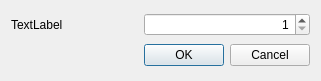
<?xml version="1.0" encoding="UTF-8"?>
<ui version="4.0">
 <class>DialogSetAbel</class>
 <widget class="QDialog" name="DialogSetAbel">
  <property name="geometry">
   <rect>
    <x>0</x>
    <y>0</y>
    <width>321</width>
    <height>81</height>
   </rect>
  </property>
  <property name="windowTitle">
   <string>Dialog</string>
  </property>
  <layout class="QGridLayout" name="gridLayout">
   <item row="0" column="0">
    <widget class="QLabel" name="labelAbel">
     <property name="sizePolicy">
      <sizepolicy hsizetype="Expanding" vsizetype="Preferred">
       <horstretch>0</horstretch>
       <verstretch>0</verstretch>
      </sizepolicy>
     </property>
     <property name="text">
      <string>TextLabel</string>
     </property>
    </widget>
   </item>
   <item row="1" column="1">
    <widget class="QDialogButtonBox" name="buttonBox">
     <property name="sizePolicy">
      <sizepolicy hsizetype="Minimum" vsizetype="Fixed">
       <horstretch>0</horstretch>
       <verstretch>0</verstretch>
      </sizepolicy>
     </property>
     <property name="standardButtons">
      <set>QDialogButtonBox::Cancel|QDialogButtonBox::Ok</set>
     </property>
    </widget>
   </item>
   <item row="0" column="1">
    <widget class="QSpinBox" name="spinNeighbours">
     <property name="alignment">
      <set>Qt::AlignRight|Qt::AlignTrailing|Qt::AlignVCenter</set>
     </property>
     <property name="minimum">
      <number>1</number>
     </property>
    </widget>
   </item>
  </layout>
 </widget>
 <tabstops>
  <tabstop>spinNeighbours</tabstop>
  <tabstop>buttonBox</tabstop>
 </tabstops>
 <resources/>
 <connections/>
</ui>
